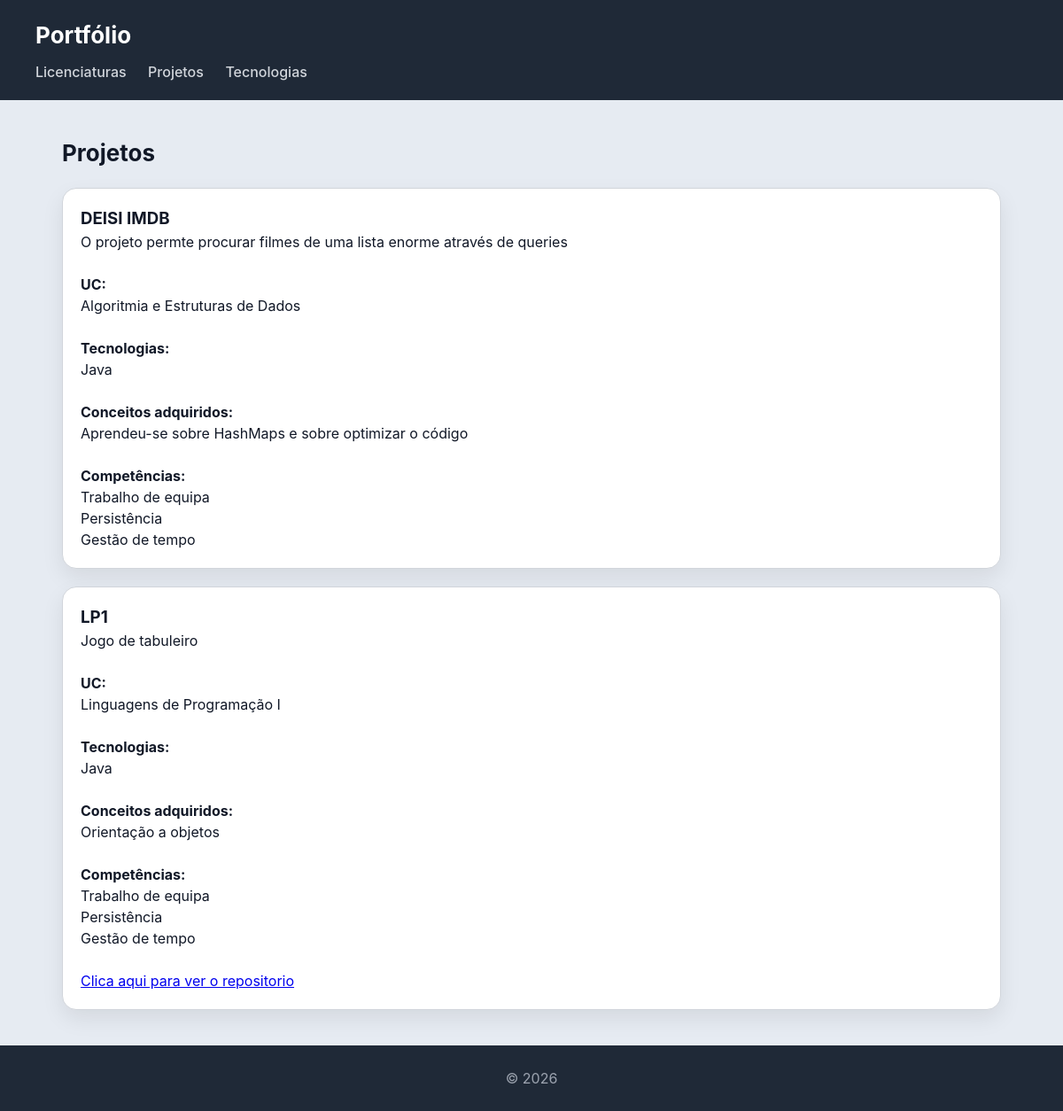
The app's page /projetos/ with its own data.
### portfolio/models.py (models this page shows, shortened)
class Projeto(models.Model):
    nome = models.CharField(max_length=100)
    descricao = models.TextField()
    repositorio = models.CharField(max_length=100, blank=True)
    conceitos = models.CharField(max_length=500)
    tecnologia = models.ManyToManyField(Tecnologia, related_name="projetos")
    competencia = models.ManyToManyField(Competencia, related_name="projetos")
    uc = models.ForeignKey(UC, on_delete=models.CASCADE, related_name="projetos", blank=True, null=True)

class UC(models.Model):
    nome = models.CharField(max_length=100)
    descricao = models.TextField(blank=True)
    objetivo = models.TextField(blank=True)
    programa = models.TextField(blank=True)
    ano = models.IntegerField()
    semestre = models.CharField(max_length=20)
    ects = models.IntegerField()
    docente = models.ManyToManyField(Docente, related_name="ucs", blank=True)
    imagem = models.ImageField(upload_to="fotos_uc/", blank=True)

class Tecnologia(models.Model):
    nome = models.CharField(max_length=100)
    site_oficial = models.URLField(blank=True)
    descricao = models.TextField()
    logo = models.ImageField(upload_to="fotos_tecnologia/", blank=True)
    classificacao = models.IntegerField()
    formacao = models.ManyToManyField(Formacao, related_name="tecnologias", blank=True)

class Competencia(models.Model):
    tipo = models.CharField(max_length=100)
    descricao = models.TextField()

### portfolio/views.py (the view)
# urls.py: path("projetos/", views.projeto_view, name="projetos"),
def projeto_view(request):
    projetos = Projeto.objects.prefetch_related("tecnologia")
    return render(request, "portfolio/projetos.html", {"projetos":projetos})

### portfolio/templates/portfolio/projetos.html
{% extends "portfolio/base.html" %}
{% block content %}
<h2>Projetos</h2>
<section>
    {% for projeto in projetos %}
    <article>
        <h3>{{ projeto.nome }}</h3>
        <p>{{projeto.descricao}}</p>
        <br>
        {% if projeto.uc %}
            <h4>UC:</h4>
            <p>{{projeto.uc.nome}}</p>
        {% endif %}
        <br>
        <h4>Tecnologias:</h4>
        {% for tecnologia in projeto.tecnologia.all %}
            <p>{{tecnologia.nome}}</p>
        {% endfor %}
        <br>
        <h4>Conceitos adquiridos:</h4>
        <p>{{projeto.conceitos}}</p>
        <br>
        <h4>Competências:</h4>
        {% for competencia in projeto.competencia.all %}
            <p>{{competencia.tipo}}</p>
        {% endfor %}
        {% if projeto.repositorio %}
            <br>
            <a href="{{projeto.repositorio}}" target="_blank">Clica aqui para ver o repositorio</a>
        {% endif %}
    </article>
    {% endfor %}
</section>
{% endblock %}

### portfolio/static/portfolio/styles.css (style rules this page uses)
* { box-sizing: border-box; margin: 0; padding: 0; }
body { font-family: "Inter", "Segoe UI", system-ui, -apple-system, sans-serif; background: #e6ebf2; color: #111827; line-height: 1.5; }
h2 { margin-bottom: 20px; font-size: 26px; }
section > article { background: white; padding: 20px; border-radius: 16px; border: 1px solid #d1d5db; box-shadow: 0 10px 25px rgba(0,0,0,0.08); transition: all 0.25s ease; margin-bottom: 20px; }

### records on screen
Projeto: nome "DEISI IMDB", descricao "O projeto permte procurar filmes de uma lista enorme através de queries", uc.nome "Algoritmia e Estruturas de Dados", conceitos "Aprendeu-se sobre HashMaps e sobre optimizar o código"
Tecnologia: nome "Java"
Competencia: tipo "Trabalho de equipa"
Competencia: tipo "Persistência"
Competencia: tipo "Gestão de tempo"
Projeto: nome "LP1", descricao "Jogo de tabuleiro", uc.nome "Linguagens de Programação I", conceitos "Orientação a objetos"
